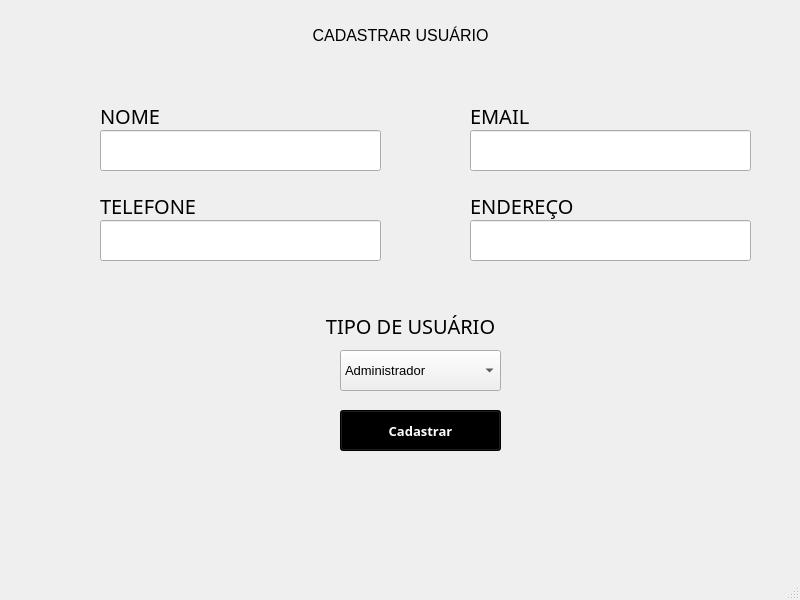
<?xml version="1.0" encoding="UTF-8"?>
<ui version="4.0">
 <class>MainWindow</class>
 <widget class="QMainWindow" name="MainWindow">
  <property name="geometry">
   <rect>
    <x>0</x>
    <y>0</y>
    <width>800</width>
    <height>600</height>
   </rect>
  </property>
  <property name="minimumSize">
   <size>
    <width>0</width>
    <height>600</height>
   </size>
  </property>
  <property name="maximumSize">
   <size>
    <width>16777215</width>
    <height>600</height>
   </size>
  </property>
  <property name="font">
   <font>
    <family>Arial</family>
    <pointsize>10</pointsize>
   </font>
  </property>
  <property name="windowTitle">
   <string>MainWindow</string>
  </property>
  <widget class="QWidget" name="centralwidget">
   <widget class="QLabel" name="label_2">
    <property name="geometry">
     <rect>
      <x>220</x>
      <y>20</y>
      <width>361</width>
      <height>31</height>
     </rect>
    </property>
    <property name="font">
     <font>
      <family>Arial</family>
      <pointsize>12</pointsize>
     </font>
    </property>
    <property name="text">
     <string>CADASTRAR USUÁRIO</string>
    </property>
    <property name="alignment">
     <set>Qt::AlignCenter</set>
    </property>
   </widget>
   <widget class="QLabel" name="label_3">
    <property name="geometry">
     <rect>
      <x>100</x>
      <y>100</y>
      <width>101</width>
      <height>31</height>
     </rect>
    </property>
    <property name="font">
     <font>
      <family>Arial Black</family>
      <pointsize>15</pointsize>
     </font>
    </property>
    <property name="text">
     <string>NOME</string>
    </property>
   </widget>
   <widget class="QLabel" name="label_4">
    <property name="geometry">
     <rect>
      <x>470</x>
      <y>100</y>
      <width>251</width>
      <height>31</height>
     </rect>
    </property>
    <property name="font">
     <font>
      <family>Arial Black</family>
      <pointsize>15</pointsize>
     </font>
    </property>
    <property name="text">
     <string>EMAIL</string>
    </property>
   </widget>
   <widget class="QLabel" name="label_5">
    <property name="geometry">
     <rect>
      <x>100</x>
      <y>190</y>
      <width>181</width>
      <height>31</height>
     </rect>
    </property>
    <property name="font">
     <font>
      <family>Arial Black</family>
      <pointsize>15</pointsize>
     </font>
    </property>
    <property name="text">
     <string>TELEFONE</string>
    </property>
   </widget>
   <widget class="QLineEdit" name="txtNomeUsuario">
    <property name="geometry">
     <rect>
      <x>100</x>
      <y>130</y>
      <width>281</width>
      <height>41</height>
     </rect>
    </property>
    <property name="font">
     <font>
      <pointsize>15</pointsize>
     </font>
    </property>
   </widget>
   <widget class="QLineEdit" name="txtTelefoneUsuario">
    <property name="geometry">
     <rect>
      <x>100</x>
      <y>220</y>
      <width>281</width>
      <height>41</height>
     </rect>
    </property>
    <property name="font">
     <font>
      <pointsize>15</pointsize>
     </font>
    </property>
   </widget>
   <widget class="QLineEdit" name="txtEmailUsuario">
    <property name="geometry">
     <rect>
      <x>470</x>
      <y>130</y>
      <width>281</width>
      <height>41</height>
     </rect>
    </property>
    <property name="font">
     <font>
      <pointsize>15</pointsize>
     </font>
    </property>
   </widget>
   <widget class="QPushButton" name="btnCadastrarUsuario">
    <property name="geometry">
     <rect>
      <x>340</x>
      <y>410</y>
      <width>161</width>
      <height>41</height>
     </rect>
    </property>
    <property name="font">
     <font>
      <family>Arial Black</family>
      <pointsize>10</pointsize>
      <weight>75</weight>
      <bold>true</bold>
     </font>
    </property>
    <property name="styleSheet">
     <string notr="true">background-color: rgb(0, 0, 0);
color: rgb(255, 255, 255);</string>
    </property>
    <property name="text">
     <string>Cadastrar</string>
    </property>
   </widget>
   <widget class="QLabel" name="lblMsg">
    <property name="geometry">
     <rect>
      <x>90</x>
      <y>470</y>
      <width>631</width>
      <height>51</height>
     </rect>
    </property>
    <property name="font">
     <font>
      <family>Arial Black</family>
      <pointsize>12</pointsize>
      <weight>75</weight>
      <bold>true</bold>
     </font>
    </property>
    <property name="text">
     <string/>
    </property>
    <property name="alignment">
     <set>Qt::AlignCenter</set>
    </property>
   </widget>
   <widget class="QLineEdit" name="txtEnderecoUsuario">
    <property name="geometry">
     <rect>
      <x>470</x>
      <y>220</y>
      <width>281</width>
      <height>41</height>
     </rect>
    </property>
    <property name="font">
     <font>
      <pointsize>15</pointsize>
     </font>
    </property>
   </widget>
   <widget class="QLabel" name="label_6">
    <property name="geometry">
     <rect>
      <x>470</x>
      <y>190</y>
      <width>251</width>
      <height>31</height>
     </rect>
    </property>
    <property name="font">
     <font>
      <family>Arial Black</family>
      <pointsize>15</pointsize>
     </font>
    </property>
    <property name="text">
     <string>ENDEREÇO</string>
    </property>
   </widget>
   <widget class="QLabel" name="label_7">
    <property name="geometry">
     <rect>
      <x>270</x>
      <y>310</y>
      <width>281</width>
      <height>31</height>
     </rect>
    </property>
    <property name="font">
     <font>
      <family>Arial Black</family>
      <pointsize>15</pointsize>
     </font>
    </property>
    <property name="text">
     <string>TIPO DE USUÁRIO</string>
    </property>
    <property name="alignment">
     <set>Qt::AlignCenter</set>
    </property>
   </widget>
   <widget class="QComboBox" name="comboBox">
    <property name="geometry">
     <rect>
      <x>340</x>
      <y>350</y>
      <width>161</width>
      <height>41</height>
     </rect>
    </property>
    <item>
     <property name="text">
      <string>Administrador</string>
     </property>
    </item>
    <item>
     <property name="text">
      <string>Membro</string>
     </property>
    </item>
    <item>
     <property name="text">
      <string>Voluntário</string>
     </property>
    </item>
   </widget>
  </widget>
  <widget class="QMenuBar" name="menubar">
   <property name="geometry">
    <rect>
     <x>0</x>
     <y>0</y>
     <width>800</width>
     <height>21</height>
    </rect>
   </property>
  </widget>
  <widget class="QStatusBar" name="statusbar"/>
 </widget>
 <resources/>
 <connections/>
</ui>
